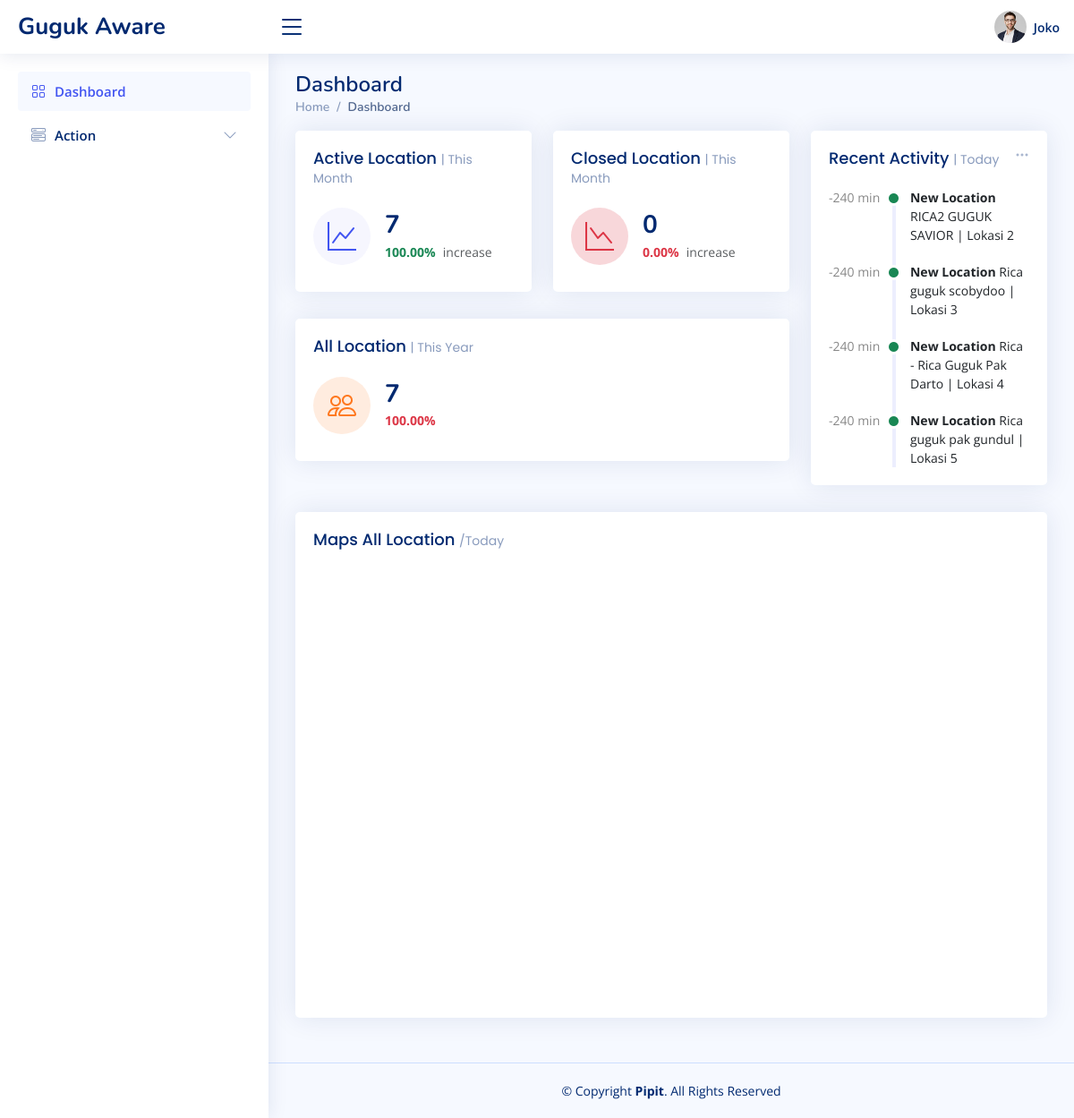
Page /home/dashboard.php (signed in) on the committed database.
### tables this page shows
CREATE TABLE IF NOT EXISTS `location` (
  `Id` int NOT NULL,
  `store_name` varchar(255) NOT NULL,
  `location` varchar(255) NOT NULL,
  `status` varchar(255) NOT NULL,
  `latitude` decimal(10,8) NOT NULL,
  `longitude` decimal(11,8) NOT NULL,
  `last_changed` datetime NOT NULL,
  PRIMARY KEY (`Id`)
);

### home/dashboard.php (the view, shortened to what this page needs)
<?php
include '../login/config.php';
$sqlTotal = "SELECT COUNT(*) as total FROM location WHERE status = 'Opened' or status = 'New Location'";
$sqlIncrease = "SELECT COUNT(*) as increase FROM location WHERE status = 'Opened' or status = 'New Location' AND last_changed >= DATE_SUB(NOW(), INTERVAL 1 MONTH)";
$totalResult = $pdo->query($sqlTotal)->fetch(PDO::FETCH_ASSOC);
$increaseResult = $pdo->query($sqlIncrease)->fetch(PDO::FETCH_ASSOC);
$total = $totalResult['total'];
$increase = $increaseResult['increase'];
$percentageIncrease = ($total > 0) ? ($increase / $total) * 100 : 0;
$sqlClosedTotal = "SELECT COUNT(*) as total FROM location WHERE status = 'Closed'";
$sqlClosedThisMonth = "SELECT COUNT(*) as increase FROM location WHERE status = 'Closed' AND last_changed >= DATE_SUB(NOW(), INTERVAL 1 MONTH)";
$closedTotalResult = $pdo->query($sqlClosedTotal)->fetch(PDO::FETCH_ASSOC);
$closedThisMonthResult = $pdo->query($sqlClosedThisMonth)->fetch(PDO::FETCH_ASSOC);
$closedTotal = $closedTotalResult['total'];
$closedIncrease = $closedThisMonthResult['increase'];
$closedPercentageIncrease = ($closedTotal > 0) ? ($closedIncrease / $closedTotal) * 100 : 0;
$sqlAllTotal = "SELECT COUNT(*) as total FROM location";
$sqlAllThisYear = "SELECT COUNT(*) as increase FROM location WHERE last_changed >= DATE_SUB(NOW(), INTERVAL 1 YEAR)";
$allTotalResult = $pdo->query($sqlAllTotal)->fetch(PDO::FETCH_ASSOC);
$allThisYearResult = $pdo->query($sqlAllThisYear)->fetch(PDO::FETCH_ASSOC);
$allTotal = $allTotalResult['total'];
$allIncrease = $allThisYearResult['increase'];
$allPercentageIncrease = ($allTotal > 0) ? ($allIncrease / $allTotal) * 100 : 0;
$sqlRecentActivity = "SELECT *, TIMESTAMPDIFF(MINUTE, last_changed, NOW()) AS minutes_diff
                      FROM location
                      ORDER BY last_changed DESC LIMIT 4";
$recentActivityResult = $pdo->query($sqlRecentActivity)->fetchAll(PDO::FETCH_ASSOC);
?>
<!DOCTYPE html>
<html lang="en">
<head>
  <link href="../assets/vendor/bootstrap/css/bootstrap.min.css" rel="stylesheet">
  <link href="../assets/vendor/bootstrap-icons/bootstrap-icons.css" rel="stylesheet">
  <link href="../assets/vendor/boxicons/css/boxicons.min.css" rel="stylesheet">
  <link href="../assets/vendor/quill/quill.snow.css" rel="stylesheet">
  <link href="../assets/vendor/quill/quill.bubble.css" rel="stylesheet">
  <link href="../assets/vendor/remixicon/remixicon.css" rel="stylesheet">
  <link href="../assets/vendor/simple-datatables/style.css" rel="stylesheet">
  <link href="../assets/css/style.css" rel="stylesheet">
	<link href="https://api.mapbox.com/mapbox-gl-js/v3.7.0/mapbox-gl.css" rel="stylesheet">
</head>
<body>
  <header id="header" class="header fixed-top d-flex align-items-center">
    <div class="d-flex align-items-center justify-content-between">
      <a href="index.html" class="logo d-flex align-items-center">
        <span class="d-none d-lg-block">Guguk Aware</span>
      </a>
      <i class="bi bi-list toggle-sidebar-btn"></i>
    </div>
    <nav class="header-nav ms-auto">
      <ul class="d-flex align-items-center">
        <li class="nav-item dropdown pe-3">
          <a class="nav-link nav-profile d-flex align-items-center pe-0" href="#" data-bs-toggle="dropdown">
            <img src="../assets/img/profile-img.jpg" alt="Profile" class="rounded-circle">
            <span class="d-none d-md-block ps-2">
                <?php echo htmlspecialchars($_SESSION['firstname']); ?>
            </span>
          </a>
        </li>
      </ul>
    </nav>
  </header>
  <aside id="sidebar" class="sidebar">
    <ul class="sidebar-nav" id="sidebar-nav">
      <li class="nav-item">
        <a class="nav-link " href="dashboard.php">
          <i class="bi bi-grid"></i>
          <span>Dashboard</span>
        </a>
      </li>
      <li class="nav-item">
        <a class="nav-link collapsed" data-bs-target="#components-nav" data-bs-toggle="collapse" href="#">
          <i class="bi bi-menu-button-wide"></i><span>Action</span><i class="bi bi-chevron-down ms-auto"></i>
        </a>
      </li>
    </ul>
  </aside>
  <main id="main" class="main">
    <div class="pagetitle">
      <h1>Dashboard</h1>
      <nav>
        <ol class="breadcrumb">
          <li class="breadcrumb-item"><a href="dashboard.html">Home</a></li>
          <li class="breadcrumb-item active">Dashboard</li>
        </ol>
      </nav>
    </div>
    <section class="section dashboard">
      <div class="row">
        <div class="col-lg-8">
          <div class="row">
            <div class="col-xxl-4 col-md-6">
              <div class="card info-card sales-card">
                <div class="card-body">
                  <h5 class="card-title">Active Location <span>| This Month</span></h5>
                  <div class="d-flex align-items-center">
                    <div class="card-icon rounded-circle d-flex align-items-center justify-content-center">
                      <i class="bi bi-graph-up"></i>
                    </div>
                    <div class="ps-3">
						<h6><?php echo $total; ?></h6>
						<span class="text-success small pt-1 fw-bold"><?php echo number_format($percentageIncrease, 2); ?>%</span>
						<span class="text-muted small pt-2 ps-1">increase</span>
					</div>
                  </div>
                </div>
              </div>
            </div>
            <div class="col-xxl-4 col-md-6">
              <div class="card info-card revenue-card">
			  <div class="card-body">
				<h5 class="card-title">Closed Location <span>| This Month</span></h5>
				<div class="d-flex align-items-center">
						<div class="card-icon rounded-circle d-flex align-items-center justify-content-center" style="background-color: #f8d7da;">
							<i class="bi bi-graph-down text-danger"></i>
						</div>
						<div class="ps-3">
							<h6><?php echo $closedTotal; ?></h6>
							<span class="text-danger small pt-1 fw-bold"><?php echo number_format($closedPercentageIncrease, 2); ?>%</span>
							<span class="text-muted small pt-2 ps-1">increase</span>
						</div>
					</div>
				</div>
              </div>
            </div>
            <div class="col-xxl-4 col-xl-12">
              <div class="card info-card customers-card">
			  <div class="card-body">
					<h5 class="card-title">All Location <span>| This Year</span></h5>
					<div class="d-flex align-items-center">
						<div class="card-icon rounded-circle d-flex align-items-center justify-content-center">
							<i class="bi bi-people"></i>
						</div>
						<div class="ps-3">
							<h6><?php echo $allTotal; ?></h6>
							<span class="text-danger small pt-1 fw-bold"><?php echo number_format($allPercentageIncrease, 2); ?>%</span>
						</div>
					</div>
				</div>
              </div>
            </div>
          </div>
        </div>
        <div class="col-lg-4">
          <div class="card">
            <div class="filter">
              <a class="icon" href="#" data-bs-toggle="dropdown"><i class="bi bi-three-dots"></i></a>
            </div>
            <div class="card-body">
			<h5 class="card-title">Recent Activity <span>| Today</span></h5>
			<div class="activity">
				<?php foreach ($recentActivityResult as $activity): ?>
					<?php
					$minutes_diff = $activity['minutes_diff'];
					if ($minutes_diff < 60) {
						$time_label = "{$minutes_diff} min";
					} elseif ($minutes_diff < 1440) {
						$hours_diff = floor($minutes_diff / 60);
						$time_label = "{$hours_diff} hrs";
					} else {
						$days_diff = floor($minutes_diff / 1440);
						$time_label = "{$days_diff} days";
					}
					$badge_class = match (strtolower($activity['status'])) {
						'new location' => 'text-success',
						'closed' => 'text-danger',
						'opened' => 'text-primary',
						default => 'text-secondary',
					};
					?>
					<div class="activity-item d-flex">
						<div class="activite-label"><?= $time_label ?></div>
						<i class='bi bi-circle-fill activity-badge <?= $badge_class ?> align-self-start'></i>
						<div class="activity-content">
							<a href="#" class="fw-bold text-dark"><?= htmlspecialchars($activity['status']) ?></a>
							<?= htmlspecialchars($activity['store_name']) ?> | <?= htmlspecialchars($activity['location']) ?>
						</div>
					</div>
				<?php endforeach; ?>
			</div>
		</div>
          </div>
          </div>
        </div>
        <div class="col-12">
              <div class="card">
                <div class="card-body">
                  <h5 class="card-title">Maps All Location <span>/Today</span></h5>
                    <div id="map"></div>
                </div>
              </div>
            </div>
    </section>
  </main>
  <footer id="footer" class="footer">
    <div class="copyright">
      &copy; Copyright <strong><span>Pipit</span></strong>. All Rights Reserved
    </div>
  </footer>
</body>
</html>

### assets/css/style.css (style rules this page uses)
:root { scroll-behavior: smooth; }
body { font-family: "Open Sans", sans-serif; background: #f6f9ff; color: #444444; }
a { color: #4154f1; text-decoration: none; }
h1, h2, h3, h4, h5, h6 { font-family: "Nunito", sans-serif; }
#main { margin-top: 60px; padding: 20px 30px; transition: all 0.3s; }
.pagetitle { margin-bottom: 10px; }
.pagetitle h1 { font-size: 24px; margin-bottom: 0; font-weight: 600; color: #012970; }
.card { margin-bottom: 30px; border: none; border-radius: 5px; box-shadow: 0px 0 30px rgba(1, 41, 112, 0.1); }
.card-title { padding: 20px 0 15px 0; font-size: 18px; font-weight: 500; color: #012970; font-family: "Poppins", sans-serif; }
.card-title span { color: #899bbd; font-size: 14px; font-weight: 400; }
.card-body { padding: 0 20px 20px 20px; }
.breadcrumb { font-size: 14px; font-family: "Nunito", sans-serif; color: #899bbd; font-weight: 600; }
.breadcrumb a { color: #899bbd; transition: 0.3s; }
.breadcrumb .breadcrumb-item::before { color: #899bbd; }
.breadcrumb .active { color: #51678f; font-weight: 600; }
.logo { line-height: 1; }
@media (min-width: 1200px) { .logo { width: 280px; } }
.logo span { font-size: 26px; font-weight: 700; color: #012970; font-family: "Nunito", sans-serif; }
.header { transition: all 0.5s; z-index: 997; height: 60px; box-shadow: 0px 2px 20px rgba(1, 41, 112, 0.1); background-color: #fff; padding-left: 20px; }
.header .toggle-sidebar-btn { font-size: 32px; padding-left: 10px; cursor: pointer; color: #012970; }
.header-nav ul { list-style: none; }
.header-nav>ul { margin: 0; padding: 0; }
.header-nav .nav-profile { color: #012970; }
.header-nav .nav-profile img { max-height: 36px; }
.header-nav .nav-profile span { font-size: 14px; font-weight: 600; }
.sidebar { position: fixed; top: 60px; left: 0; bottom: 0; width: 300px; z-index: 996; transition: all 0.3s; padding: 20px; overflow-y: auto; scrollbar-width: thin; scrollbar-color: #aab7cf transparent; box-shadow: 0px 0px 20px rgba(1, 41, 112, 0.1); background-color: #fff; }
@media (min-width: 1200px) { #main, #footer { margin-left: 300px; } }
.sidebar-nav { padding: 0; margin: 0; list-style: none; }
.sidebar-nav li { padding: 0; margin: 0; list-style: none; }
.sidebar-nav .nav-item { margin-bottom: 5px; }
.sidebar-nav .nav-link { display: flex; align-items: center; font-size: 15px; font-weight: 600; color: #4154f1; transition: 0.3; background: #f6f9ff; padding: 10px 15px; border-radius: 4px; }
.sidebar-nav .nav-link i { font-size: 16px; margin-right: 10px; color: #4154f1; }
.sidebar-nav .nav-link.collapsed { color: #012970; background: #fff; }
.sidebar-nav .nav-link.collapsed i { color: #899bbd; }
.sidebar-nav .nav-link .bi-chevron-down { margin-right: 0; transition: transform 0.2s ease-in-out; }
.dashboard .filter { position: absolute; right: 0px; top: 15px; }
.dashboard .filter .icon { color: #aab7cf; padding-right: 20px; padding-bottom: 5px; transition: 0.3s; font-size: 16px; }
.dashboard .info-card { padding-bottom: 10px; }
.dashboard .info-card h6 { font-size: 28px; color: #012970; font-weight: 700; margin: 0; padding: 0; }
.dashboard .card-icon { font-size: 32px; line-height: 0; width: 64px; height: 64px; flex-shrink: 0; flex-grow: 0; }
.dashboard .sales-card .card-icon { color: #4154f1; background: #f6f6fe; }
.dashboard .revenue-card .card-icon { color: rgb(255, 0, 0); background: #e0f8e9; }
.dashboard .customers-card .card-icon { color: #ff771d; background: #ffecdf; }
.dashboard .activity { font-size: 14px; }
.dashboard .activity .activity-item .activite-label { color: #888; position: relative; flex-shrink: 0; flex-grow: 0; min-width: 64px; }
.dashboard .activity .activity-item .activite-label::before { content: ""; position: absolute; right: -11px; width: 4px; top: 0; bottom: 0; background-color: #eceefe; }
.dashboard .activity .activity-item .activity-badge { margin-top: 3px; z-index: 1; font-size: 11px; line-height: 0; border-radius: 50%; flex-shrink: 0; border: 3px solid #fff; flex-grow: 0; }
.dashboard .activity .activity-item .activity-content { padding-left: 10px; padding-bottom: 20px; }
.dashboard .activity .activity-item:first-child .activite-label::before { top: 5px; }
.dashboard .activity .activity-item:last-child .activity-content { padding-bottom: 0; }
.footer { padding: 20px 0; font-size: 14px; transition: all 0.3s; border-top: 1px solid #cddfff; }
.footer .copyright { text-align: center; color: #012970; }

### home/dashboard.php (style rules this page uses)
body { margin: 0; padding: 0; }
#map { width: 100%; height: 480px; }

### rows in the picture
location: time_label "-240 min", status "New Location", store_name "RICA2 GUGUK SAVIOR", location "Lokasi 2"
location: time_label "-240 min", status "New Location", store_name "Rica guguk scobydoo", location "Lokasi 3"
location: time_label "-240 min", status "New Location", store_name "Rica - Rica Guguk Pak Darto", location "Lokasi 4"
location: time_label "-240 min", status "New Location", store_name "Rica guguk pak gundul", location "Lokasi 5"

### other values in the picture
$_SESSION['firstname'] "Joko"
$total "7"
$percentageIncrease "100.00"
$closedTotal "0"
$closedPercentageIncrease "0.00"
$allTotal "7"
$allPercentageIncrease "100.00"
